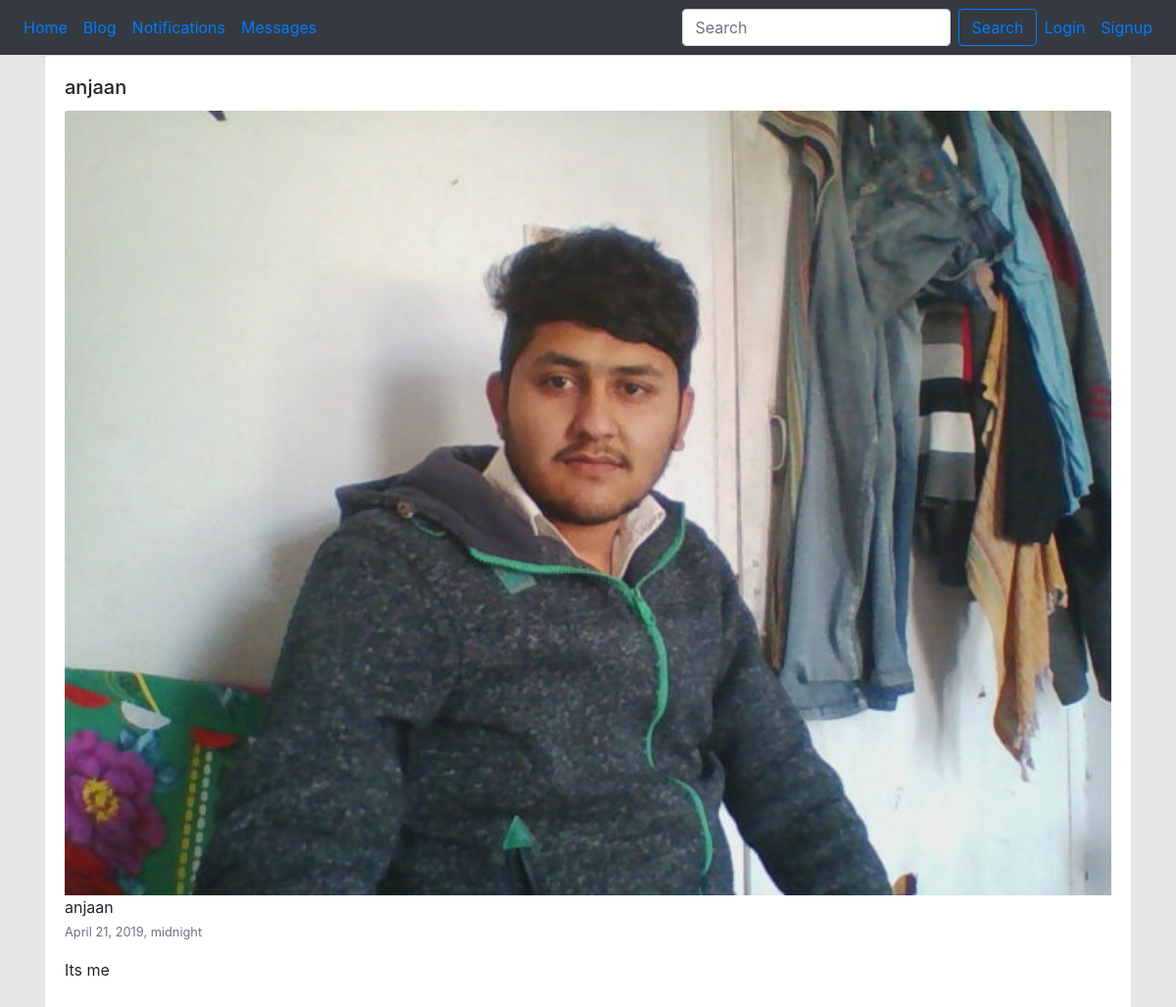
Page /blog/anjaan on the earlier database version.
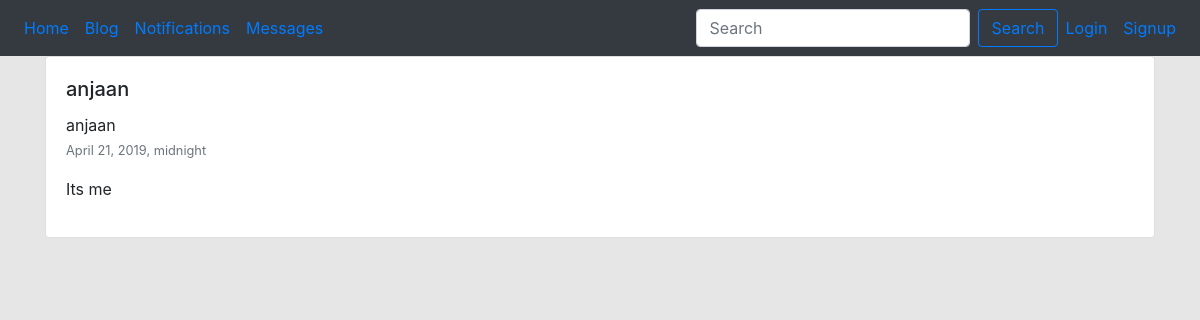
Same page on the later database version.
### blog/models.py (models this page shows, shortened)
class BlogPost(models.Model):
    user = models.ForeignKey(User, default =1, null=True, on_delete=models.SET_NULL )
    image = models.ImageField(upload_to='image/',null=True, blank = True)
    title   = models.CharField(max_length = 120)
    slug    = models.SlugField(unique = True)
    content = models.TextField(null=True, blank=True)
    publish_date = models.DateTimeField(auto_now=False, auto_now_add=False, null=True, blank=True)
    timestamp = models.DateTimeField(auto_now_add=True)
    updated = models.DateTimeField(auto_now=True)
    objects = BlogPostManager()
    class Meta:
        ordering=['-publish_date','-updated','-timestamp']
    def get_absolute_url(self):
        return f"/blog/{self.slug}"

### users/models.py (models this page shows)
class CustomUser(AbstractUser):
    def __str__(self):
        return self.email

### blog/views.py (the view)
# urls.py: path('<str:slug>',blog_post_detail_view),
def blog_post_detail_view(request, slug):
    obj = get_object_or_404(BlogPost, slug = slug)
    template_name = 'blog/detail.html'
    context = {"object": obj}
    return render(request, template_name, context)

### blog/models.py (called while the page is built)
    def get_queryset(self):
        return BlogPostQuerySet(self.model, using=self._db)

### blog/templates/blog/detail.html (shortened to what this page needs)
{% extends "base.html" %}
{% block content %}
  <div class="row">
    {% include 'blog/list-inline.html' with blog_post=object detail=True %}
  </div>
{% endblock %}

### blog/templates/blog/list-inline.html (shortened to what this page needs)
<div class="col-12 col-md-12  mb-3 ml-auto">
  <div class="card {% if not blog_post.publish_date %} border border-warning {% endif %} ">
    <div class="card-body">
      <h5 class="card-title"> {{ blog_post.title }}</h5>
      {% if blog_post.image %}
        <a href="{{ blog_post.get_absolute_url }}">
          <img src="{{ blog_post.image.url }}" class="card-img-top" alt="blog-image">
        </a>
      {% endif %}
      <p class="card-text">
        {{ blog_post.user.username }}
        <br>
        <small class="text-muted">{{ blog_post.publish_date }}</small>
        {%if truncate %}
          {{ blog_post.content | linebreaks | truncatewords:30 }}
        {% else %}
            {{ blog_post.content | linebreaks }}
        {% endif %}
      </p>
    </div>
  </div>
</div>

Differences in the rows shown:
changed BlogPost "anjaan": image "image/an_ZXt72e6.jpg" → empty (drawn); image: picture removed
